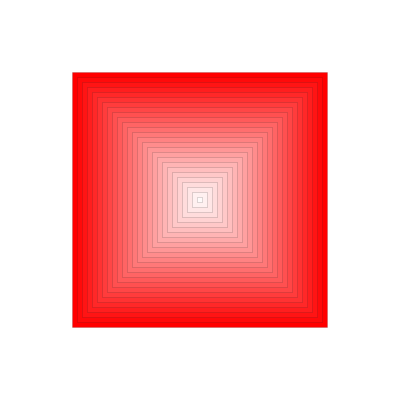
Frame 1 (no input)
Frame 60 (the mouse pressed at the canvas centre just before this capture): identical to frame 1, image omitted
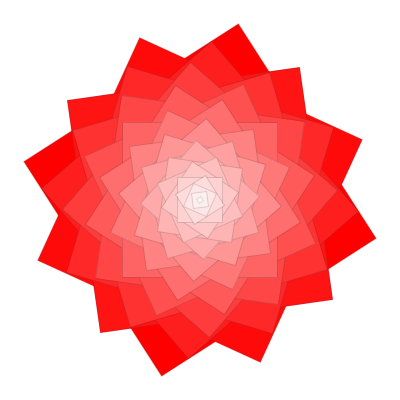
Frame 120 (the mouse held since frame 60 and released just before this capture)

The Processing sketch that drew these frames (run headless with seeded random() and noise(); from frame 60 on, the mouse is pressed at the canvas centre):

// Processing sketch: SquareFlowerFunction
// ── SquareFlowerFunction.pde
 /* Creates an interactive square flower. Starter code to practice making a function!
 * @author YOUR NAME
 */
 
 void setup()
 {
   size(400, 400);
   rectMode(CENTER);   //draw rectangles based on the centre
   stroke(30, 40);
   //noStroke();
 }
 
 void draw()
 {
   background(255);
   
   //need to set the rotation to the centre of the surface
   translate(width/2, height/2);
   
   //could just create a variable and calculate
   //before the for-loop because it should be the
   //same for each square
   float rotateValue = calculateRotateValue();
   
   for(int size = 255; size > 0; size -= 10)
   {
     fill(255, 255-size, 255-size);  //ombre effect
     
     //create the calculateRotateValue function!
     rotate(rotateValue); 
     //rotate(calculateRotateValue());  //also correct!
     
     rect(0, 0, size, size);  //draw the rectangle!
   }
 }
 
 
//the rotate value can be calculated as:
//float rotateValue = (mouseX + mouseY) * 1.0/width
//This value should be RETURNED from a function to calculate the rotate value!

float calculateRotateValue()
{
  //nice to create a variable and return it (for readability)
  //float rotateValue = (mouseX + mouseY) * 1.0/width;
  
  //return rotateValue;
  
  //also correct to just return the result of the expression
  return (mouseX + mouseY) * 1.0/width;
}
